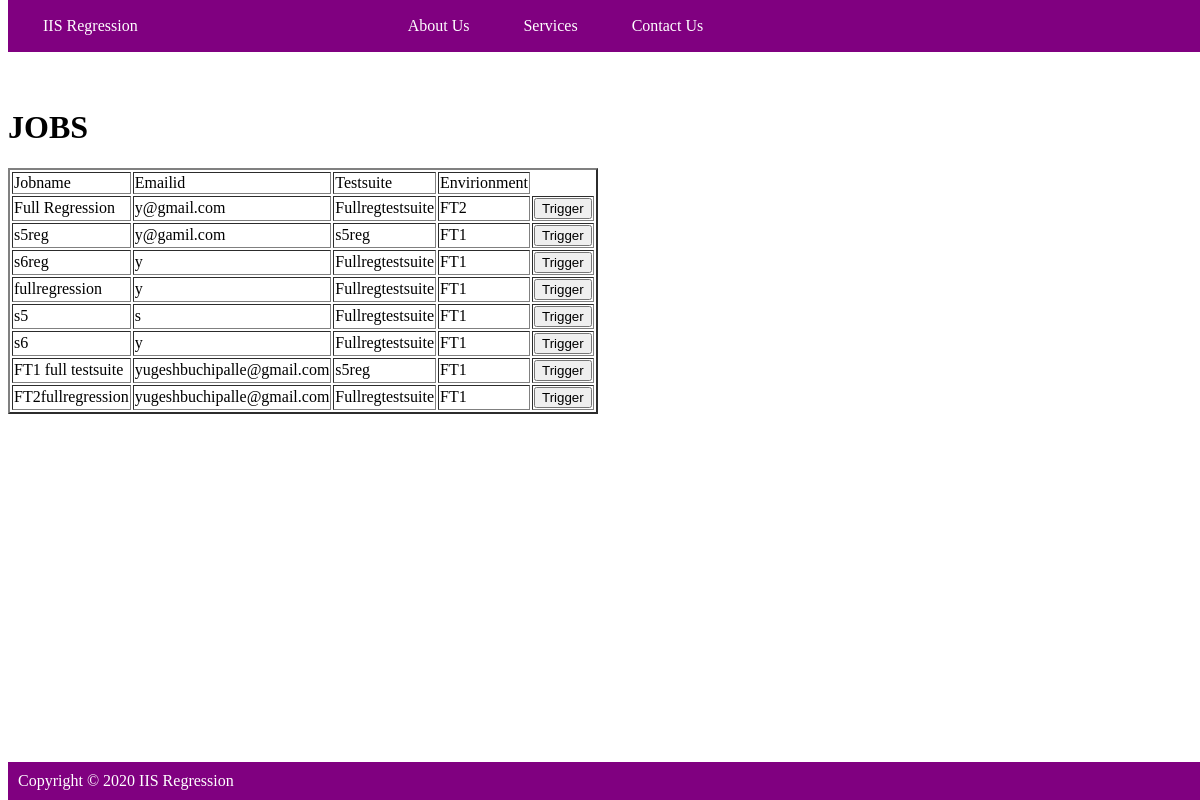
Page /userList on the earlier database version.
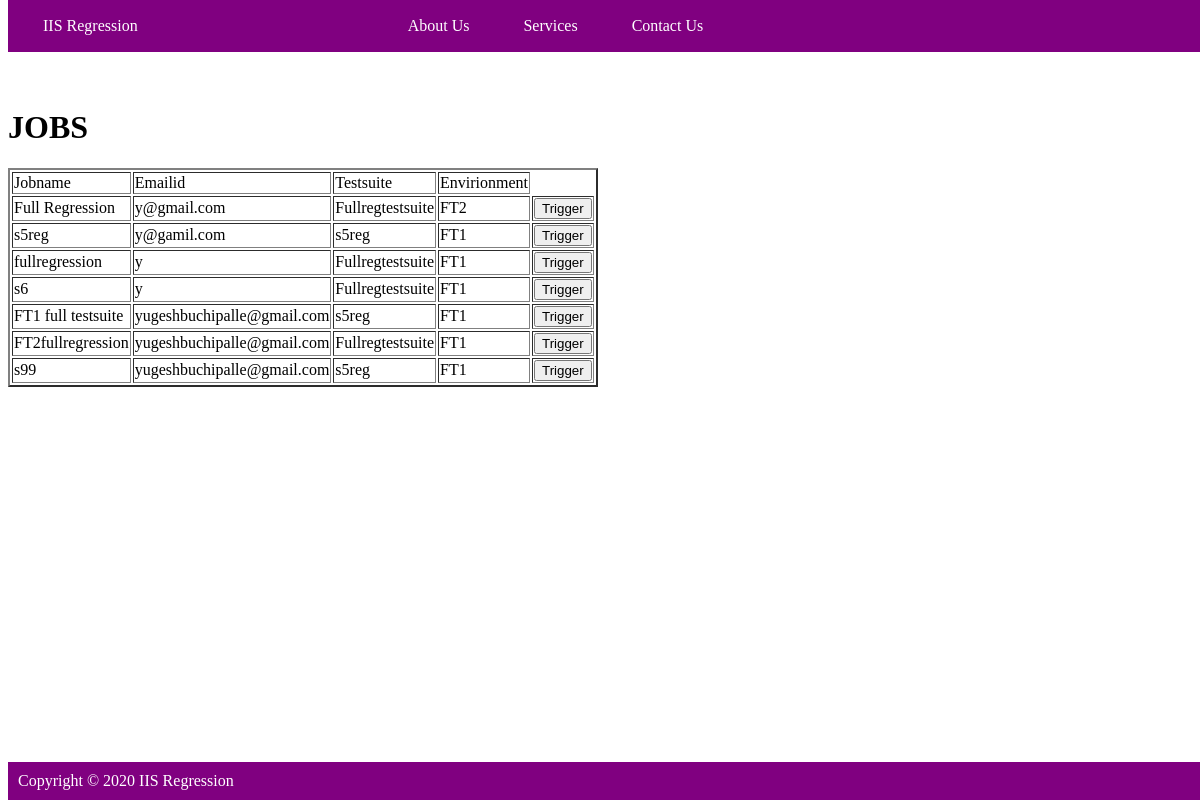
Same page on the later database version.
### IIS_APP/models.py (models this page shows)
class CreateTestsuite(models.Model):
    Testsuites = (
        ('s5reg', 's5reg'),
        ('paralletestsuite1', 'paralletestsuite1'),
        ('paralletestsuite2', 'paralletestsuite2'),
        ('paralletestsuite3', 'paralletestsuite3'),
        ('paralletestsuite4', 'paralletestsuite4'),
        ('paralletestsuite5', 'paralletestsuite5'),
        ('Fullregtestsuite', 'Fullregtestsuite'),
    )
    Envirionment = (
        ('FT1', 'FT1'),
        ('FT2', 'FT2'),
        ('FT3', 'FT3'),
        ('SIT', 'SIT'),
        ('UAT', 'UAT'),
    )
    jobname = models.CharField(max_length=100)
    emailid = models.CharField(max_length=100)
    Testsuite = models.CharField(max_length=100, choices=Testsuites, default='Fullregtestsuite')
    envirionment = models.CharField(max_length=100, choices=Envirionment, default='FT1')

### IIS_APP/views.py (the view)
# urls.py: path('userList',views.userList.as_view(), name="userList"),
class userList(ListView):
    model = CreateTestsuite
    template_name = "user_data.html"
    context_object_name = "alldata"

### IIS_APP/templates/user_data.html (shortened to what this page needs)
{% extends "createjob.html" %}
{% block content %}
 <h1>JOBS</h1>
<table border="2">
  <thead>
  <td>Jobname</td>
  <td>Emailid</td>
  <td>Testsuite</td>
  <td>Envirionment</td>
  </thead>
{% for user in alldata %}
  <tbody>
  <tr>
    <td>{{user.jobname}}</td>
    <td>{{user.emailid}}</td>
    <td>{{user.Testsuite}}</td>
    <td>{{user.envirionment}}</td>
    <form method="get" action="signin">
    <td><button>Trigger</button></td>
    </form>
    {% endfor %}
    {% endblock %}

### IIS_APP/templates/createjob.html (shortened to what this page needs)
{% extends "base.html" %}

### IIS_APP/templates/base.html (shortened to what this page needs)
<!DOCTYPE html>
<html lang="en">
<head>
</head>
<body>
    <div class="fixed-header">
        <div class="container">
            <nav>
                <a href="{% url 'app_homepage' %}">IIS Regression</a>
                <a></a>
                <a></a>
                <a></a>
                <a></a>
                <a href="{% url 'about_us' %}">About Us</a>
                <a href="{% url 'services' %}">Services</a>
                <a href="{% url 'contact_us' %}">Contact Us</a>
            </nav>
        </div>
    </div>
    <div class="container">
        {% block content %}
        {% endblock %}
    </div>
    <div class="fixed-footer">
        <div class="container">Copyright &copy; 2020 IIS Regression</div>
    </div>
</body>
</html>

### IIS_APP/templates/base.html (style rules this page uses)
body { padding-top: 80px; padding-bottom: 80px; }
.fixed-header, .fixed-footer { width: 100%; position: fixed; background: purple; padding: 10px; color: white; }
.fixed-header { top: 0; }
.fixed-footer { bottom: 0; }
.container { width: 100%; margin: 40; }
nav a { color: white; text-decoration: none; padding: 7px 25px; display: inline-block; }

Differences in the rows shown:
removed CreateTestsuite: jobname "s6reg", emailid "y", Testsuite "Fullregtestsuite", envirionment "FT1"
removed CreateTestsuite: jobname "s5", emailid "s", Testsuite "Fullregtestsuite", envirionment "FT1"
added CreateTestsuite: jobname "s99", emailid "yugeshbuchipalle@gmail.com", Testsuite "s5reg", envirionment "FT1"
